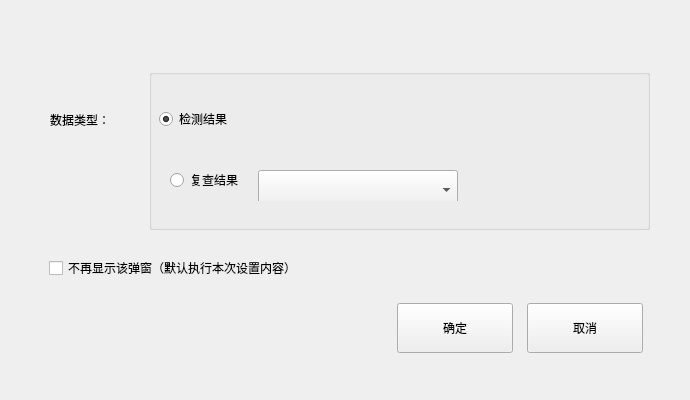
<?xml version="1.0" encoding="UTF-8"?>
<ui version="4.0">
 <class>QPushSampleToRemote</class>
 <widget class="BaseDlg" name="QPushSampleToRemote">
  <property name="geometry">
   <rect>
    <x>0</x>
    <y>0</y>
    <width>690</width>
    <height>400</height>
   </rect>
  </property>
  <property name="windowTitle">
   <string>QPushSampleToRemote</string>
  </property>
  <widget class="QStackedWidget" name="stackedWidget">
   <property name="geometry">
    <rect>
     <x>9</x>
     <y>29</y>
     <width>671</width>
     <height>331</height>
    </rect>
   </property>
   <property name="currentIndex">
    <number>1</number>
   </property>
   <widget class="QWidget" name="page"/>
   <widget class="QWidget" name="page_2">
    <widget class="QLabel" name="label_2">
     <property name="geometry">
      <rect>
       <x>50</x>
       <y>20</y>
       <width>91</width>
       <height>51</height>
      </rect>
     </property>
     <property name="text">
      <string/>
     </property>
    </widget>
    <widget class="QPushButton" name="ok_btn_multi">
     <property name="geometry">
      <rect>
       <x>388</x>
       <y>274</y>
       <width>116</width>
       <height>50</height>
      </rect>
     </property>
     <property name="text">
      <string>确定</string>
     </property>
     <property name="buttons" stdset="0">
      <string notr="true">btn_dlg</string>
     </property>
    </widget>
    <widget class="QPushButton" name="cancle_btn_multi">
     <property name="geometry">
      <rect>
       <x>518</x>
       <y>274</y>
       <width>116</width>
       <height>50</height>
      </rect>
     </property>
     <property name="text">
      <string>取消</string>
     </property>
     <property name="buttons" stdset="0">
      <string notr="true">btn_dlg</string>
     </property>
    </widget>
    <widget class="QGroupBox" name="groupBox_2">
     <property name="geometry">
      <rect>
       <x>140</x>
       <y>40</y>
       <width>501</width>
       <height>161</height>
      </rect>
     </property>
     <property name="title">
      <string/>
     </property>
     <widget class="QRadioButton" name="firstresult_btn_multi">
      <property name="geometry">
       <rect>
        <x>10</x>
        <y>30</y>
        <width>361</width>
        <height>40</height>
       </rect>
      </property>
      <property name="text">
       <string>检测结果</string>
      </property>
      <property name="checked">
       <bool>true</bool>
      </property>
     </widget>
     <widget class="QWidget" name="layoutWidget">
      <property name="geometry">
       <rect>
        <x>10</x>
        <y>90</y>
        <width>471</width>
        <height>42</height>
       </rect>
      </property>
      <layout class="QHBoxLayout" name="horizontalLayout">
       <property name="spacing">
        <number>15</number>
       </property>
       <item>
        <widget class="QRadioButton" name="recheck_btn_multi">
         <property name="text">
          <string>复查结果</string>
         </property>
        </widget>
       </item>
       <item>
        <widget class="QComboBox" name="comboBox_multi">
         <property name="minimumSize">
          <size>
           <width>200</width>
           <height>40</height>
          </size>
         </property>
        </widget>
       </item>
       <item>
        <spacer name="horizontalSpacer">
         <property name="orientation">
          <enum>Qt::Horizontal</enum>
         </property>
         <property name="sizeHint" stdset="0">
          <size>
           <width>40</width>
           <height>20</height>
          </size>
         </property>
        </spacer>
       </item>
      </layout>
     </widget>
    </widget>
    <widget class="QCheckBox" name="transfer_set">
     <property name="geometry">
      <rect>
       <x>40</x>
       <y>214</y>
       <width>601</width>
       <height>50</height>
      </rect>
     </property>
     <property name="text">
      <string>不再显示该弹窗（默认执行本次设置内容）</string>
     </property>
     <property name="fonts" stdset="0">
      <string notr="true">16</string>
     </property>
    </widget>
    <zorder>label_2</zorder>
    <zorder>groupBox_2</zorder>
    <zorder>transfer_set</zorder>
    <zorder>ok_btn_multi</zorder>
    <zorder>cancle_btn_multi</zorder>
   </widget>
  </widget>
  <widget class="QLabel" name="label_3">
   <property name="geometry">
    <rect>
     <x>50</x>
     <y>100</y>
     <width>101</width>
     <height>40</height>
    </rect>
   </property>
   <property name="text">
    <string>数据类型：</string>
   </property>
  </widget>
 </widget>
 <layoutdefault spacing="6" margin="11"/>
 <customwidgets>
  <customwidget>
   <class>BaseDlg</class>
   <extends>QWidget</extends>
   <header>shared/basedlg.h</header>
   <container>1</container>
  </customwidget>
 </customwidgets>
 <resources/>
 <connections/>
</ui>
